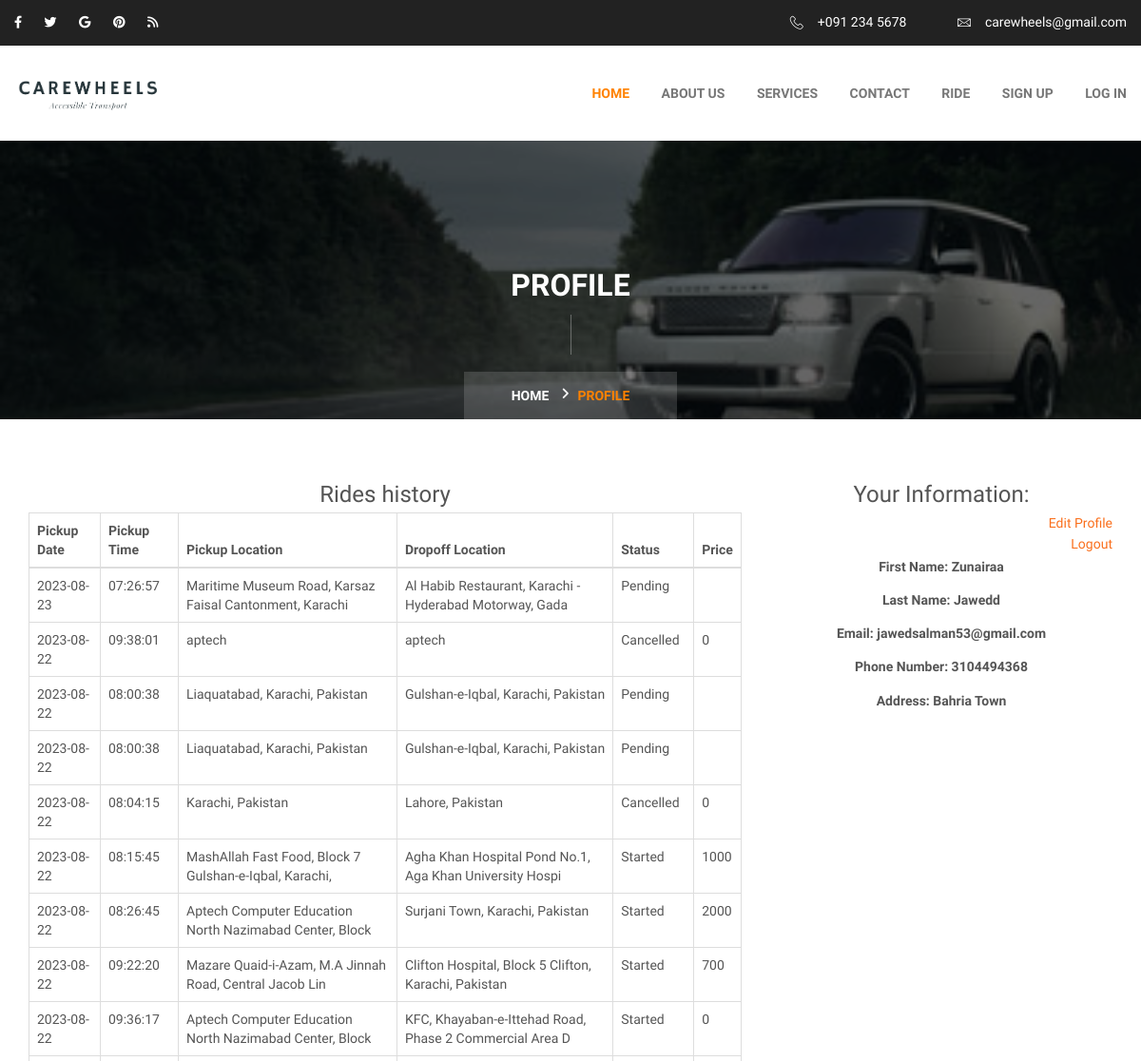
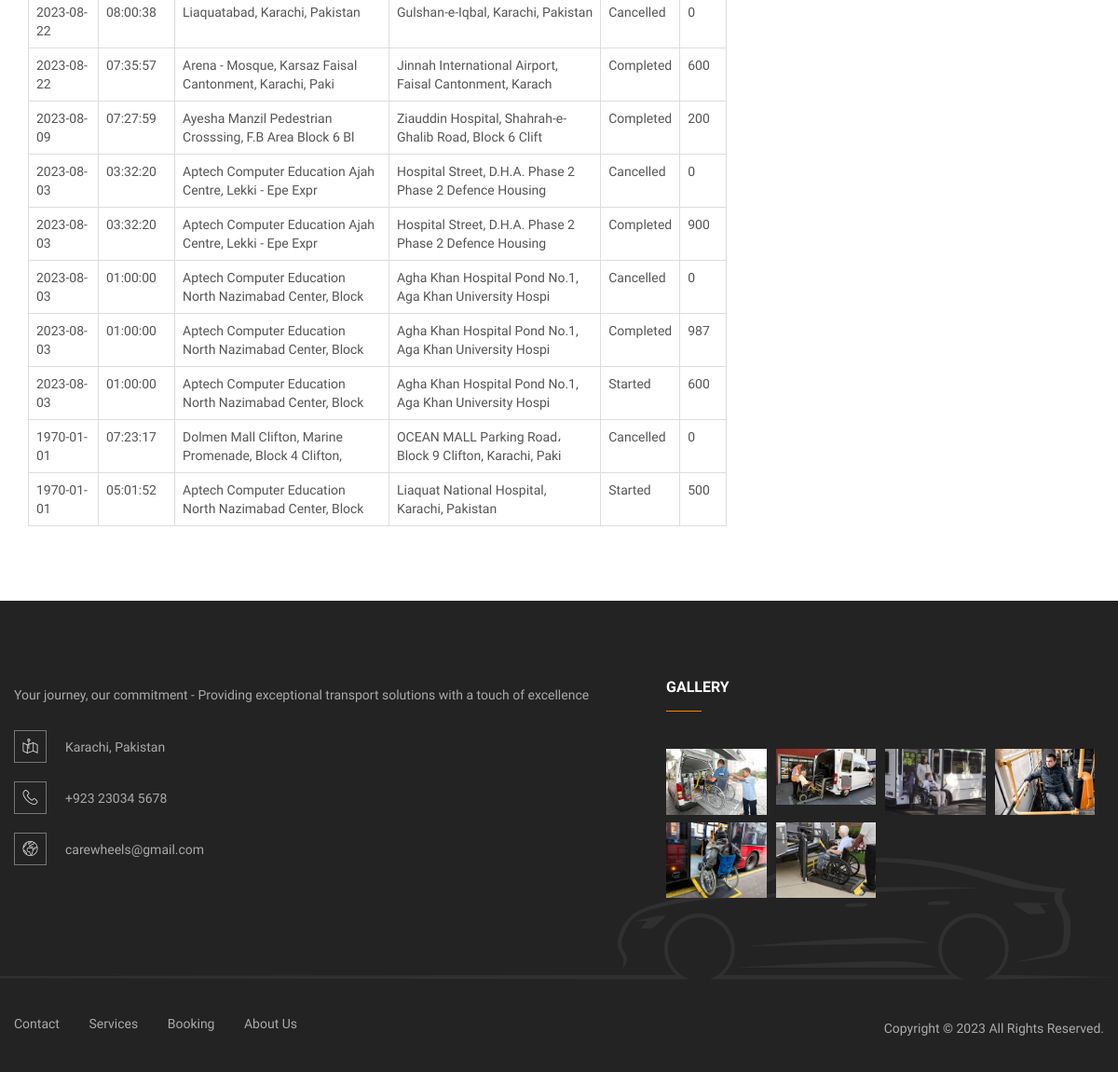
Page /cust_profile.php (signed in) on the committed database (2 pictures, top to bottom).
### tables this page shows
CREATE TABLE `booking` (
  `booking_id` int(11) NOT NULL,
  `pickup_date` date NOT NULL,
  `pickup_time` time NOT NULL,
  `pickup_location` varchar(55) NOT NULL,
  `dropoff_location` varchar(55) NOT NULL,
  `distance_km` int(11) DEFAULT NULL,
  `price` int(11) DEFAULT NULL,
  `c_id` int(11) DEFAULT NULL,
  `d_id` int(11) DEFAULT NULL,
  `service_id` int(11) DEFAULT NULL,
  `v_id` int(11) DEFAULT NULL,
  `status` varchar(55) DEFAULT NULL
);

CREATE TABLE `customers_info` (
  `c_id` int(11) NOT NULL,
  `c_firstname` varchar(55) NOT NULL,
  `c_lastname` varchar(55) NOT NULL,
  `c_phone` bigint(20) NOT NULL,
  `c_address` varchar(55) NOT NULL,
  `c_email` varchar(55) NOT NULL,
  `c_password` varchar(55) NOT NULL
);

### cust_profile.php (the view, shortened to what this page needs)
<?php
include("connect.php");
?>
<!DOCTYPE html>
<html><head>
<link href="css/bootstrap.css" rel="stylesheet">
<link href="css/style.css" rel="stylesheet">
<link href="css/responsive.css" rel="stylesheet">
</head>
<body>
<div class="page-wrapper">
    <?php
    include('header.php');
    ?>
  <section class="page-title" style="background-image:url(images/gallery/9.jpg); background-size:cover; background-repeat:no-repeat;">
        <div class="auto-container">
            <h1>PROFILE</h1>
            <div class="bread-crumb-outer">
                <ul class="bread-crumb clearfix">
                    <li><a href="index.php">Home</a></li>
                    <li class="active">PROFILE</li>
                </ul>
            </div>
        </div>
</section>
<?php
$c_id =  $_SESSION["c_id"];
$query = "SELECT * FROM `booking` JOIN `customers_info` ON booking.c_id = customers_info.c_id WHERE booking.c_id = '$c_id' ORDER BY `pickup_date` DESC;";
$result = mysqli_query($conn,$query);
?>
<div class="container">
<div class="row">
    <div class="col-md-8">
  <div class="text-center">
  <h3>Rides history</h3>
  </div>
    <table class="table table-hover table-bordered">
<thead>
    <tr>
      <th scope="col">Pickup Date</th>
      <th scope="col">Pickup Time</th>
      <th scope="col">Pickup Location</th>
      <th scope="col">Dropoff Location</th>
      <th scope="col">Status</th>
      <th scope="col">Price</th>
    </tr>
  </thead>
  <tbody>
  <?php
while($row = mysqli_fetch_assoc($result)){
?>
    <tr>
      <td><?php echo $row['pickup_date'];?></td>
      <td><?php echo $row['pickup_time'];?></td>
      <td><?php echo $row['pickup_location'];?></td>
      <td><?php echo $row['dropoff_location'];?></td>
      <td><?php echo $row['status'];?></td>
      <td><?php echo $row['price'];?></td>
    </tr>
    <?php }?>
    </tbody>
</table>
    </div>
<div class="col-md-4">
<div class="text-center">
<h3>Your Information:</h3>
</div>
<div class="text-right">
    <?php
     $query2 = "SELECT * FROM customers_info WHERE c_id = '$c_id'";
     $deliver = mysqli_query($conn ,$query2);
    ?>
<strong>  <h5>  <a class="link-success" href="cust_profiledit.php?cust_id=<?php echo $_SESSION["c_id"]; ?>">Edit Profile</a></h5>
</strong>
</div>
<div class="text-right">
<h5><a class="link-success" href="cust_logout.php">Logout</a></h5>
</div>
<div class="text-center">
    <?php while($row = mysqli_fetch_assoc($deliver)){ ?>
<p><strong>First Name:  <?php echo $row["c_firstname"];?></strong></p>
  <p><strong>Last Name: <?php echo $row["c_lastname"];?></strong></p>
  <p><strong>Email:  <?php echo $row["c_email"];?></strong></p>
  <p><strong>Phone Number:   <?php echo $row["c_phone"];?></strong></p>
  <p><strong>Address:   <?php echo $row["c_address"];?></strong></p>
  <?php }?>
</div>
 </div>
</div>
</div>
    </div>
    <?php
  include('footer.php');
  ?>
</body>
</html>

### css/responsive.css (style rules this page uses)
@media only screen and (max-width: 1340px) { .page-wrapper { overflow:hidden; } }

### cust_profile.php (style rules this page uses)
.container { margin-top: 60px; margin-bottom: 60px; }
table { padding: 30px; }

### rows in the picture
booking: pickup_date "2023-08-23", pickup_time "07:26:57", pickup_location "Maritime Museum Road, Karsaz Faisal Cantonment, Karachi", dropoff_location "Al Habib Restaurant, Karachi - Hyderabad Motorway, Gada", status "Pending"
booking: pickup_date "2023-08-22", pickup_time "09:38:01", pickup_location "aptech", dropoff_location "aptech", status "Cancelled", price "0"
booking: pickup_date "2023-08-22", pickup_time "08:00:38", pickup_location "Liaquatabad, Karachi, Pakistan", dropoff_location "Gulshan-e-Iqbal, Karachi, Pakistan", status "Pending"
booking: pickup_date "2023-08-22", pickup_time "08:00:38", pickup_location "Liaquatabad, Karachi, Pakistan", dropoff_location "Gulshan-e-Iqbal, Karachi, Pakistan", status "Pending"
booking: pickup_date "2023-08-22", pickup_time "08:04:15", pickup_location "Karachi, Pakistan", dropoff_location "Lahore, Pakistan", status "Cancelled", price "0"
booking: pickup_date "2023-08-22", pickup_time "08:15:45", pickup_location "MashAllah Fast Food, Block 7 Gulshan-e-Iqbal, Karachi,", dropoff_location "Agha Khan Hospital Pond No.1, Aga Khan University Hospi", status "Started", price "1000"
booking: pickup_date "2023-08-22", pickup_time "08:26:45", pickup_location "Aptech Computer Education North Nazimabad Center, Block", dropoff_location "Surjani Town, Karachi, Pakistan", status "Started", price "2000"
booking: pickup_date "2023-08-22", pickup_time "09:22:20", pickup_location "Mazare Quaid-i-Azam, M.A Jinnah Road, Central Jacob Lin", dropoff_location "Clifton Hospital, Block 5 Clifton, Karachi, Pakistan", status "Started", price "700"
booking: pickup_date "2023-08-22", pickup_time "09:36:17", pickup_location "Aptech Computer Education North Nazimabad Center, Block", dropoff_location "KFC, Khayaban-e-Ittehad Road, Phase 2 Commercial Area D", status "Started", price "0"
booking: pickup_date "2023-08-22", pickup_time "08:00:38", pickup_location "Liaquatabad, Karachi, Pakistan", dropoff_location "Gulshan-e-Iqbal, Karachi, Pakistan", status "Cancelled", price "0"
booking: pickup_date "2023-08-22", pickup_time "07:35:57", pickup_location "Arena - Mosque, Karsaz Faisal Cantonment, Karachi, Paki", dropoff_location "Jinnah International Airport, Faisal Cantonment, Karach", status "Completed", price "600"
booking: pickup_date "2023-08-09", pickup_time "07:27:59", pickup_location "Ayesha Manzil Pedestrian Crosssing, F.B Area Block 6 Bl", dropoff_location "Ziauddin Hospital, Shahrah-e-Ghalib Road, Block 6 Clift", status "Completed", price "200"
booking: pickup_date "2023-08-03", pickup_time "03:32:20", pickup_location "Aptech Computer Education Ajah Centre, Lekki - Epe Expr", dropoff_location "Hospital Street, D.H.A. Phase 2 Phase 2 Defence Housing", status "Cancelled", price "0"
booking: pickup_date "2023-08-03", pickup_time "03:32:20", pickup_location "Aptech Computer Education Ajah Centre, Lekki - Epe Expr", dropoff_location "Hospital Street, D.H.A. Phase 2 Phase 2 Defence Housing", status "Completed", price "900"
booking: pickup_date "2023-08-03", pickup_time "01:00:00", pickup_location "Aptech Computer Education North Nazimabad Center, Block", dropoff_location "Agha Khan Hospital Pond No.1, Aga Khan University Hospi", status "Cancelled", price "0"
booking: pickup_date "2023-08-03", pickup_time "01:00:00", pickup_location "Aptech Computer Education North Nazimabad Center, Block", dropoff_location "Agha Khan Hospital Pond No.1, Aga Khan University Hospi", status "Completed", price "987"
booking: pickup_date "2023-08-03", pickup_time "01:00:00", pickup_location "Aptech Computer Education North Nazimabad Center, Block", dropoff_location "Agha Khan Hospital Pond No.1, Aga Khan University Hospi", status "Started", price "600"
booking: pickup_date "1970-01-01", pickup_time "07:23:17", pickup_location "Dolmen Mall Clifton, Marine Promenade, Block 4 Clifton,", dropoff_location "OCEAN MALL Parking Road، Block 9 Clifton, Karachi, Paki", status "Cancelled", price "0"
booking: pickup_date "1970-01-01", pickup_time "05:01:52", pickup_location "Aptech Computer Education North Nazimabad Center, Block", dropoff_location "Liaquat National Hospital, Karachi, Pakistan", status "Started", price "500"
customers_info: c_firstname "Zunairaa", c_lastname "Jawedd", c_email "jawedsalman53@gmail.com", c_phone "3104494368", c_address "Bahria Town"
